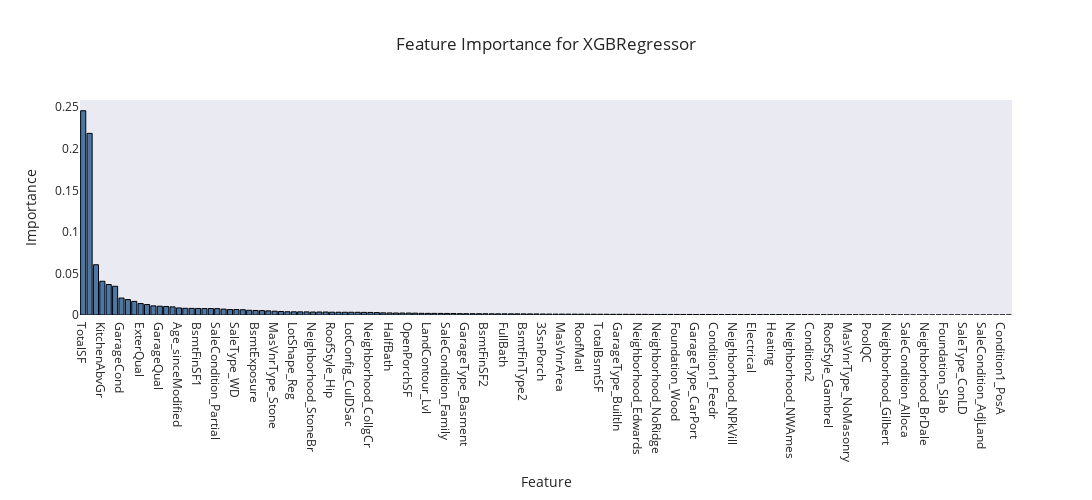

The code cell stored with this chart in its notebook:
### Markdown cell above
## **<font color="teal" size="6" face="Adobe Garamond Pro">9. Identify important Features</font>**

### Code cell
# Extract feature importance from the XGB model
xgb_model = XGBRegressor(gamma=0, learning_rate=0.05, max_depth=5, n_estimators=500, subsample=0.8)
xgb_model.fit(X_train, y_train)
importances = xgb_model.feature_importances_
feature_names = X_train.columns

# Create a DataFrame for plotting
feature_importance_df = pd.DataFrame({
    'Feature': feature_names,
    'Importance': importances
}).sort_values(by='Importance', ascending=False)

# Plot using Plotly
fig = px.bar(feature_importance_df, x='Feature', y='Importance', title='Feature Importance for XGBRegressor')
fig.update_layout(height=500, width = 1300)
fig.update_traces(marker_line_color='black', marker_line_width=1, opacity=1)
fig.update_xaxes(showgrid=False, rangemode='nonnegative')
fig.update_yaxes(showgrid=False, rangemode='nonnegative')
fig.show()

### Figure 1 — Plotly figure (JSON) as saved in the notebook; plotly's stock layout.template omitted (floating-point values rounded to 4 significant figures; data arrays with more than 128 entries replaced by an {"elided": "..."} marker saying what was removed)
{"data": [{"alignmentgroup": "True", "hovertemplate": "Feature=%{x}<br>Importance=%{y}<extra></extra>", "legendgroup": "", "marker": {"color": "#4C78A8", "line": {"color": "black", "width": 1}, "pattern": {"shape": ""}}, "name": "", "offsetgroup": "", "opacity": 1, "orientation": "v", "showlegend": false, "textposition": "auto", "type": "bar", "x": {"elided": "146 str values"}, "xaxis": "x", "y": {"elided": "146 float values"}, "yaxis": "y"}], "layout": {"barmode": "relative", "height": 500, "legend": {"tracegroupgap": 0}, "title": {"text": "Feature Importance for XGBRegressor"}, "width": 1300, "xaxis": {"anchor": "y", "domain": [0, 1], "rangemode": "nonnegative", "showgrid": false, "title": {"text": "Feature"}}, "yaxis": {"anchor": "x", "domain": [0, 1], "rangemode": "nonnegative", "showgrid": false, "title": {"text": "Importance"}}}}
